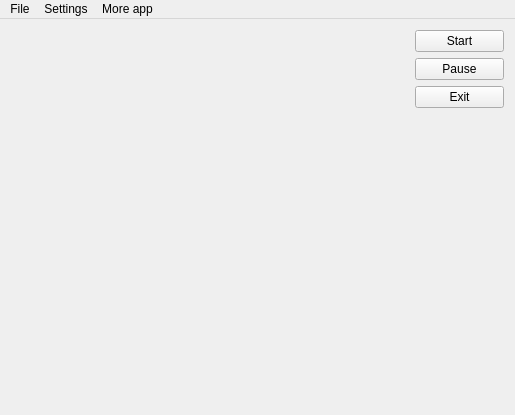
<?xml version="1.0" encoding="UTF-8"?>
<ui version="4.0">
 <class>View</class>
 <widget class="QMainWindow" name="View">
  <property name="geometry">
   <rect>
    <x>0</x>
    <y>0</y>
    <width>515</width>
    <height>415</height>
   </rect>
  </property>
  <property name="minimumSize">
   <size>
    <width>515</width>
    <height>415</height>
   </size>
  </property>
  <property name="maximumSize">
   <size>
    <width>515</width>
    <height>415</height>
   </size>
  </property>
  <property name="baseSize">
   <size>
    <width>500</width>
    <height>400</height>
   </size>
  </property>
  <property name="windowTitle">
   <string>View</string>
  </property>
  <widget class="QWidget" name="centralWidget">
   <layout class="QHBoxLayout" name="horizontalLayout">
    <item>
     <spacer name="horizontalSpacer">
      <property name="orientation">
       <enum>Qt::Horizontal</enum>
      </property>
      <property name="sizeType">
       <enum>QSizePolicy::Expanding</enum>
      </property>
      <property name="sizeHint" stdset="0">
       <size>
        <width>40</width>
        <height>20</height>
       </size>
      </property>
     </spacer>
    </item>
    <item>
     <widget class="QWidget" name="widget" native="true">
      <property name="minimumSize">
       <size>
        <width>100</width>
        <height>0</height>
       </size>
      </property>
      <layout class="QVBoxLayout" name="verticalLayout">
       <property name="topMargin">
        <number>0</number>
       </property>
       <property name="rightMargin">
        <number>0</number>
       </property>
       <item>
        <widget class="QPushButton" name="pbPlay">
         <property name="text">
          <string>Start</string>
         </property>
        </widget>
       </item>
       <item>
        <widget class="QPushButton" name="pbStop">
         <property name="text">
          <string>Pause</string>
         </property>
        </widget>
       </item>
       <item>
        <widget class="QPushButton" name="pushButton">
         <property name="text">
          <string>Exit</string>
         </property>
        </widget>
       </item>
       <item>
        <spacer name="verticalSpacer_3">
         <property name="orientation">
          <enum>Qt::Vertical</enum>
         </property>
         <property name="sizeHint" stdset="0">
          <size>
           <width>20</width>
           <height>40</height>
          </size>
         </property>
        </spacer>
       </item>
       <item>
        <widget class="QLabel" name="label_2">
         <property name="text">
          <string/>
         </property>
         <property name="alignment">
          <set>Qt::AlignCenter</set>
         </property>
        </widget>
       </item>
       <item>
        <widget class="QLabel" name="label_3">
         <property name="text">
          <string/>
         </property>
        </widget>
       </item>
       <item>
        <spacer name="verticalSpacer_2">
         <property name="orientation">
          <enum>Qt::Vertical</enum>
         </property>
         <property name="sizeHint" stdset="0">
          <size>
           <width>20</width>
           <height>40</height>
          </size>
         </property>
        </spacer>
       </item>
       <item>
        <widget class="QLabel" name="label">
         <property name="text">
          <string/>
         </property>
        </widget>
       </item>
       <item>
        <spacer name="verticalSpacer">
         <property name="orientation">
          <enum>Qt::Vertical</enum>
         </property>
         <property name="sizeHint" stdset="0">
          <size>
           <width>20</width>
           <height>40</height>
          </size>
         </property>
        </spacer>
       </item>
      </layout>
     </widget>
    </item>
   </layout>
  </widget>
  <widget class="QMenuBar" name="menuBar">
   <property name="geometry">
    <rect>
     <x>0</x>
     <y>0</y>
     <width>515</width>
     <height>20</height>
    </rect>
   </property>
   <widget class="QMenu" name="menuFile">
    <property name="title">
     <string>File</string>
    </property>
    <addaction name="actionSave"/>
    <addaction name="actionOpen"/>
    <addaction name="actionExit"/>
   </widget>
   <widget class="QMenu" name="menuSettings">
    <property name="title">
     <string>Settings</string>
    </property>
    <widget class="QMenu" name="menuColor">
     <property name="enabled">
      <bool>true</bool>
     </property>
     <property name="title">
      <string>Color</string>
     </property>
     <widget class="QMenu" name="menuChekers">
      <property name="title">
       <string>Chekers</string>
      </property>
      <widget class="QMenu" name="menuReds">
       <property name="title">
        <string>Reds</string>
       </property>
       <addaction name="action1"/>
       <addaction name="action2"/>
       <addaction name="action3"/>
      </widget>
      <widget class="QMenu" name="menuBLues">
       <property name="title">
        <string>Blues</string>
       </property>
       <addaction name="action1_2"/>
       <addaction name="action2_2"/>
       <addaction name="action3_2"/>
      </widget>
      <addaction name="menuReds"/>
      <addaction name="menuBLues"/>
     </widget>
     <widget class="QMenu" name="menuBackground">
      <property name="title">
       <string>Background</string>
      </property>
      <addaction name="action1_3"/>
      <addaction name="action2_3"/>
      <addaction name="action3_3"/>
     </widget>
     <addaction name="menuChekers"/>
     <addaction name="menuBackground"/>
     <addaction name="actionDefault"/>
    </widget>
    <addaction name="menuColor"/>
   </widget>
   <widget class="QMenu" name="menuMore_app">
    <property name="title">
     <string>More app</string>
    </property>
    <addaction name="actionInfo"/>
    <addaction name="actionApp"/>
   </widget>
   <addaction name="menuFile"/>
   <addaction name="menuSettings"/>
   <addaction name="menuMore_app"/>
  </widget>
  <action name="actionSave">
   <property name="text">
    <string>Save</string>
   </property>
   <property name="shortcut">
    <string>Ctrl+S</string>
   </property>
  </action>
  <action name="actionOpen">
   <property name="text">
    <string>Open</string>
   </property>
   <property name="shortcut">
    <string>Ctrl+O</string>
   </property>
  </action>
  <action name="action1">
   <property name="text">
    <string>1</string>
   </property>
  </action>
  <action name="action2">
   <property name="text">
    <string>2</string>
   </property>
  </action>
  <action name="action3">
   <property name="text">
    <string>3</string>
   </property>
  </action>
  <action name="action1_2">
   <property name="text">
    <string>1</string>
   </property>
  </action>
  <action name="action2_2">
   <property name="text">
    <string>2</string>
   </property>
  </action>
  <action name="action3_2">
   <property name="text">
    <string>3</string>
   </property>
  </action>
  <action name="action1_3">
   <property name="text">
    <string>1</string>
   </property>
  </action>
  <action name="action2_3">
   <property name="text">
    <string>2</string>
   </property>
  </action>
  <action name="action3_3">
   <property name="text">
    <string>3</string>
   </property>
  </action>
  <action name="actionDefault">
   <property name="text">
    <string>Default</string>
   </property>
  </action>
  <action name="actionRules_for_game">
   <property name="text">
    <string>Rules for game</string>
   </property>
  </action>
  <action name="actionAbut_programm">
   <property name="text">
    <string>About programm</string>
   </property>
  </action>
  <action name="actionInfo">
   <property name="text">
    <string>Info</string>
   </property>
  </action>
  <action name="actionExit">
   <property name="text">
    <string>Exit</string>
   </property>
   <property name="shortcut">
    <string>Ctrl+E</string>
   </property>
  </action>
  <action name="actionApp">
   <property name="text">
    <string>App</string>
   </property>
  </action>
 </widget>
 <layoutdefault spacing="6" margin="11"/>
 <resources/>
 <connections/>
</ui>
